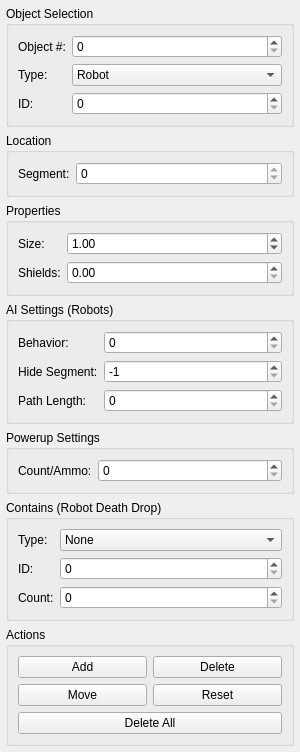
<?xml version="1.0" encoding="UTF-8"?>
<ui version="4.0">
 <class>ObjectTool</class>
 <widget class="QWidget" name="ObjectTool">
  <property name="geometry">
   <rect>
    <x>0</x>
    <y>0</y>
    <width>300</width>
    <height>600</height>
   </rect>
  </property>
  <property name="windowTitle">
   <string>Object Tool</string>
  </property>
  <layout class="QVBoxLayout" name="verticalLayout">
   <property name="spacing">
    <number>6</number>
   </property>
   <property name="leftMargin">
    <number>6</number>
   </property>
   <property name="topMargin">
    <number>6</number>
   </property>
   <property name="rightMargin">
    <number>6</number>
   </property>
   <property name="bottomMargin">
    <number>6</number>
   </property>
   <item>
    <widget class="QGroupBox" name="objectSelectionGroup">
     <property name="title">
      <string>Object Selection</string>
     </property>
     <layout class="QFormLayout" name="formLayout">
      <property name="horizontalSpacing">
       <number>6</number>
      </property>
      <property name="verticalSpacing">
       <number>6</number>
      </property>
      <item row="0" column="0">
       <widget class="QLabel" name="labelObjectNumber">
        <property name="text">
         <string>Object #:</string>
        </property>
       </widget>
      </item>
      <item row="0" column="1">
       <widget class="QSpinBox" name="spinObjectNumber">
        <property name="minimum">
         <number>0</number>
        </property>
        <property name="maximum">
         <number>500</number>
        </property>
       </widget>
      </item>
      <item row="1" column="0">
       <widget class="QLabel" name="labelType">
        <property name="text">
         <string>Type:</string>
        </property>
       </widget>
      </item>
      <item row="1" column="1">
       <widget class="QComboBox" name="comboType">
        <item>
         <property name="text">
          <string>Robot</string>
         </property>
        </item>
        <item>
         <property name="text">
          <string>Hostage</string>
         </property>
        </item>
        <item>
         <property name="text">
          <string>Player</string>
         </property>
        </item>
        <item>
         <property name="text">
          <string>Weapon</string>
         </property>
        </item>
        <item>
         <property name="text">
          <string>Powerup</string>
         </property>
        </item>
        <item>
         <property name="text">
          <string>Reactor</string>
         </property>
        </item>
        <item>
         <property name="text">
          <string>Coop</string>
         </property>
        </item>
        <item>
         <property name="text">
          <string>Cambot</string>
         </property>
        </item>
        <item>
         <property name="text">
          <string>Monsterball</string>
         </property>
        </item>
        <item>
         <property name="text">
          <string>Smoke</string>
         </property>
        </item>
        <item>
         <property name="text">
          <string>Explosion</string>
         </property>
        </item>
        <item>
         <property name="text">
          <string>Effect</string>
         </property>
        </item>
       </widget>
      </item>
      <item row="2" column="0">
       <widget class="QLabel" name="labelId">
        <property name="text">
         <string>ID:</string>
        </property>
       </widget>
      </item>
      <item row="2" column="1">
       <widget class="QSpinBox" name="spinId">
        <property name="minimum">
         <number>0</number>
        </property>
        <property name="maximum">
         <number>127</number>
        </property>
       </widget>
      </item>
     </layout>
    </widget>
   </item>
   <item>
    <widget class="QGroupBox" name="locationGroup">
     <property name="title">
      <string>Location</string>
     </property>
     <layout class="QFormLayout" name="formLayout_2">
      <item row="0" column="0">
       <widget class="QLabel" name="labelSegment">
        <property name="text">
         <string>Segment:</string>
        </property>
       </widget>
      </item>
      <item row="0" column="1">
       <widget class="QSpinBox" name="spinSegment">
        <property name="minimum">
         <number>0</number>
        </property>
        <property name="maximum">
         <number>32767</number>
        </property>
        <property name="readOnly">
         <bool>true</bool>
        </property>
       </widget>
      </item>
     </layout>
    </widget>
   </item>
   <item>
    <widget class="QGroupBox" name="propertiesGroup">
     <property name="title">
      <string>Properties</string>
     </property>
     <layout class="QFormLayout" name="formLayout_3">
      <item row="0" column="0">
       <widget class="QLabel" name="labelSize">
        <property name="text">
         <string>Size:</string>
        </property>
       </widget>
      </item>
      <item row="0" column="1">
       <widget class="QDoubleSpinBox" name="spinSize">
        <property name="decimals">
         <number>2</number>
        </property>
        <property name="minimum">
         <double>0.010000000000000</double>
        </property>
        <property name="maximum">
         <double>100.000000000000000</double>
        </property>
        <property name="singleStep">
         <double>0.100000000000000</double>
        </property>
        <property name="value">
         <double>1.000000000000000</double>
        </property>
       </widget>
      </item>
      <item row="1" column="0">
       <widget class="QLabel" name="labelShields">
        <property name="text">
         <string>Shields:</string>
        </property>
       </widget>
      </item>
      <item row="1" column="1">
       <widget class="QDoubleSpinBox" name="spinShields">
        <property name="decimals">
         <number>2</number>
        </property>
        <property name="minimum">
         <double>0.000000000000000</double>
        </property>
        <property name="maximum">
         <double>10000.000000000000000</double>
        </property>
        <property name="singleStep">
         <double>1.000000000000000</double>
        </property>
       </widget>
      </item>
     </layout>
    </widget>
   </item>
   <item>
    <widget class="QGroupBox" name="aiGroup">
     <property name="title">
      <string>AI Settings (Robots)</string>
     </property>
     <layout class="QFormLayout" name="formLayout_4">
      <item row="0" column="0">
       <widget class="QLabel" name="labelBehavior">
        <property name="text">
         <string>Behavior:</string>
        </property>
       </widget>
      </item>
      <item row="0" column="1">
       <widget class="QSpinBox" name="spinBehavior">
        <property name="minimum">
         <number>0</number>
        </property>
        <property name="maximum">
         <number>255</number>
        </property>
       </widget>
      </item>
      <item row="1" column="0">
       <widget class="QLabel" name="labelHideSegment">
        <property name="text">
         <string>Hide Segment:</string>
        </property>
       </widget>
      </item>
      <item row="1" column="1">
       <widget class="QSpinBox" name="spinHideSegment">
        <property name="minimum">
         <number>-1</number>
        </property>
        <property name="maximum">
         <number>32767</number>
        </property>
        <property name="value">
         <number>-1</number>
        </property>
       </widget>
      </item>
      <item row="2" column="0">
       <widget class="QLabel" name="labelPathLength">
        <property name="text">
         <string>Path Length:</string>
        </property>
       </widget>
      </item>
      <item row="2" column="1">
       <widget class="QSpinBox" name="spinPathLength">
        <property name="minimum">
         <number>0</number>
        </property>
        <property name="maximum">
         <number>32767</number>
        </property>
       </widget>
      </item>
     </layout>
    </widget>
   </item>
   <item>
    <widget class="QGroupBox" name="powerupGroup">
     <property name="title">
      <string>Powerup Settings</string>
     </property>
     <layout class="QFormLayout" name="formLayout_5">
      <item row="0" column="0">
       <widget class="QLabel" name="labelCount">
        <property name="text">
         <string>Count/Ammo:</string>
        </property>
       </widget>
      </item>
      <item row="0" column="1">
       <widget class="QSpinBox" name="spinCount">
        <property name="minimum">
         <number>0</number>
        </property>
        <property name="maximum">
         <number>999999</number>
        </property>
       </widget>
      </item>
     </layout>
    </widget>
   </item>
   <item>
    <widget class="QGroupBox" name="contentsGroup">
     <property name="title">
      <string>Contains (Robot Death Drop)</string>
     </property>
     <layout class="QFormLayout" name="formLayout_6">
      <item row="0" column="0">
       <widget class="QLabel" name="labelContentsType">
        <property name="text">
         <string>Type:</string>
        </property>
       </widget>
      </item>
      <item row="0" column="1">
       <widget class="QComboBox" name="comboContentsType">
        <item>
         <property name="text">
          <string>None</string>
         </property>
        </item>
        <item>
         <property name="text">
          <string>Robot</string>
         </property>
        </item>
        <item>
         <property name="text">
          <string>Powerup</string>
         </property>
        </item>
       </widget>
      </item>
      <item row="1" column="0">
       <widget class="QLabel" name="labelContentsId">
        <property name="text">
         <string>ID:</string>
        </property>
       </widget>
      </item>
      <item row="1" column="1">
       <widget class="QSpinBox" name="spinContentsId">
        <property name="minimum">
         <number>0</number>
        </property>
        <property name="maximum">
         <number>127</number>
        </property>
       </widget>
      </item>
      <item row="2" column="0">
       <widget class="QLabel" name="labelContentsCount">
        <property name="text">
         <string>Count:</string>
        </property>
       </widget>
      </item>
      <item row="2" column="1">
       <widget class="QSpinBox" name="spinContentsCount">
        <property name="minimum">
         <number>0</number>
        </property>
        <property name="maximum">
         <number>127</number>
        </property>
       </widget>
      </item>
     </layout>
    </widget>
   </item>
   <item>
    <widget class="QGroupBox" name="actionsGroup">
     <property name="title">
      <string>Actions</string>
     </property>
     <layout class="QGridLayout" name="gridLayout">
      <item row="0" column="0">
       <widget class="QPushButton" name="btnAdd">
        <property name="text">
         <string>Add</string>
        </property>
       </widget>
      </item>
      <item row="0" column="1">
       <widget class="QPushButton" name="btnDelete">
        <property name="text">
         <string>Delete</string>
        </property>
       </widget>
      </item>
      <item row="1" column="0">
       <widget class="QPushButton" name="btnMove">
        <property name="text">
         <string>Move</string>
        </property>
       </widget>
      </item>
      <item row="1" column="1">
       <widget class="QPushButton" name="btnReset">
        <property name="text">
         <string>Reset</string>
        </property>
       </widget>
      </item>
      <item row="2" column="0" colspan="2">
       <widget class="QPushButton" name="btnDeleteAll">
        <property name="text">
         <string>Delete All</string>
        </property>
       </widget>
      </item>
     </layout>
    </widget>
   </item>
   <item>
    <spacer name="verticalSpacer">
     <property name="orientation">
      <enum>Qt::Vertical</enum>
     </property>
     <property name="sizeHint" stdset="0">
      <size>
       <width>20</width>
       <height>40</height>
      </size>
     </property>
    </spacer>
   </item>
  </layout>
 </widget>
 <resources/>
 <connections/>
</ui>
